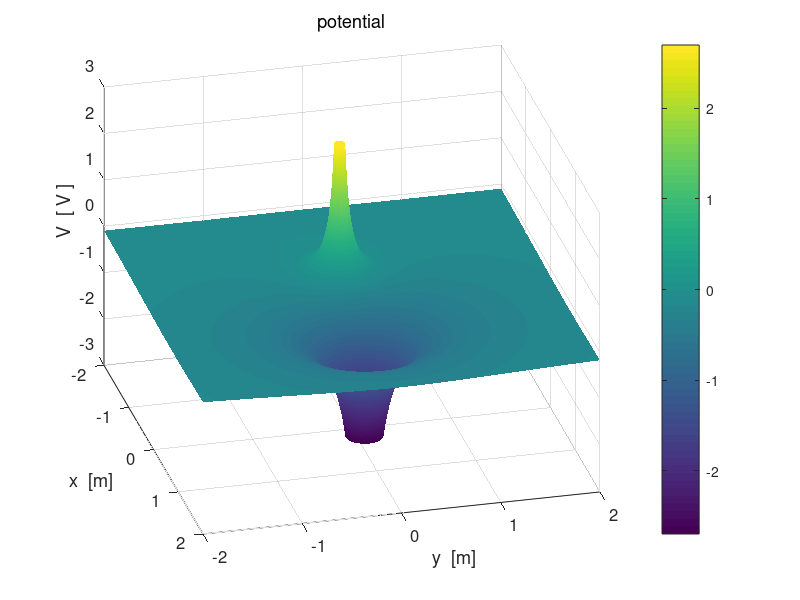

Reproduce this figure in MATLAB. (Note: this script raises an error after producing the figure.)
% cemVE04.m
% 8 april 2016
% Ian Cooper
% School of Physics, University of Sydney
% https://d-arora.github.io/Doing-Physics-With-Matlab/

% Potential and Electric Field in [2D] region
% 2 charges placesd along X axis
% Dipole / charges of the same charge / charges of different magnitudes
% For different charge distributions you need to modify the code for
     % figure 6 - need to adjust the starting postions of the streamlines
     % need more streamlines for the higer charge --> 
     % density of electric lines proportion to strength of electric field


clear all
close all
clc
tic



% INPUTS  ================================================================

% Number of grid point    [N = 10001]
   N = 1001;
   
% Charge  Q = [10, 0, 0, 0, 0] 
   Q = [+20, -60, 0, 0, 0] .* 1e-6;
   
% Radius of circular charged conductor;   
   a = 0.2;
   
% X & Y components of position of charges  [0, 0, 0, 0, 0]
   xC = [-0.5,  0.5,  0.5, -0.5, 0];
   yC = [ 0,    0,    0,    0,   0];

% 5 random charges   uncomment to run the program for 5 random charges
%   Q = (1 + 9 .* rand(5,1)) .* 1e-6;
%   xC = -2 + 4 .* rand(5,1); 
%   yC = -2 + 4 .* rand(5,1); 

% constants
   eps0 = 8.854e-12;
   kC = 1/(4*pi*eps0);
   
% Dimensions of region / saturation levels
%   [dimensions of region -2 to 2 / minR = 1e-6 / Esat = 1e6 / Vsat = 1e6]
   minX = -2;  
   maxX =  2;
   minY = -2;
   maxY =  2;
   minR = 1e-6;
   minRx = 1e-6;
   minRy = 1e-6;
   Vsat = kC * max(abs(Q)) / a;
   Esat = kC * max(abs(Q)) / a^2;
   
% SETUP  =================================================================
   
  % fields
    V = zeros(N,N);
    Ex = zeros(N,N); Ey = zeros(N,N);
  % [2D] region
    x  = linspace(minX,maxX,N);
    y = linspace(minY, maxY,N);
    
  % color of charged object  +  red   /   - black
    col1 = [1 0 0];
    col2 = [0 0 0];
    %if Q(1) < 0; col1 = [0 0 0]; end;
        
  % grid positions
    [xG, yG] = meshgrid(x,y);


% CALCULATION: POTENTIAL & ELECTRIC FIELD ================================

for n = 1 : 2
   Rx = xG - xC(n);
   Ry = yG - yC(n);
   
   index = find(abs(Rx)+ abs(Ry) == 0); 
   Rx(index) = minRx;  Ry(index) = minRy;
   
   R = sqrt(Rx.^2 + Ry.^2);
   R(R==0) = minR;
   V = V + kC .* Q(n) ./ (R);
   
   R3 = R.^3;
   Ex = Ex + kC .* Q(n) .* Rx ./ R3;
   Ey = Ey + kC .* Q(n) .* Ry ./ R3;
end

   if max(max(V)) >=  Vsat; V(V > Vsat)  = Vsat; end;
   if min(min(V)) <= -Vsat; V(V < -Vsat) = -Vsat; end;

   E = sqrt(Ex.^2 + Ey.^2);
   if max(max(E)) >=  Esat; E(E >  Esat)  =  Esat; end;
   if min(min(E)) <= -Esat; E(E < -Esat)  = -Esat; end;
   
   if max(max(Ex)) >=  Esat; Ex(Ex >  Esat)  =  Esat; end;
   if min(min(Ex)) <= -Esat; Ex(Ex < -Esat)  = -Esat; end;
   
   if max(max(Ey)) >=  Esat; Ey(Ey >  Esat)  =  Esat; end;
   if min(min(Ey)) <= -Esat; Ey(Ey < -Esat)  = -Esat; end;
   

% GRAPHICS ===============================================================

%%

figure(1)   % 11111111111111111111111111111111111111111111111111111111111
   set(gcf,'units','normalized','position',[0.01 0.52 0.23 0.32]);
   surf(xG,yG,V./1e6);
   
   xlabel('x  [m]'); ylabel('y  [m]'); zlabel('V  [ V ]');
   title('potential','fontweight','normal');
   
   rotate3d
   view(76,32);
   set(gca,'fontsize',12)
   set(gca,'xLim',[-2, 2]); set(gca,'yLim',[-2, 2]);
   
   shading interp;
   h = colorbar;
   h.Label.String = 'V   [ MV ]';
   colormap(parula);
   axis square
   box on

%%   
figure(2)   %2222222222222222222222222222222222222222222222222222222222222
   set(gcf,'units','normalized','position',[0.25 0.52 0.23 0.32]);
   zP = V./1e6;
   contourf(xG,yG,zP,16);
   %set(gca,'xLim',[-5,5]); set(gca,'yLim', [-5, 5]);
   %set(gca,'xTick',-5:5); set(gca,'yTick', -5:5);
   hold on
   
   % charged conductors 
      col = col1;
      if Q(1) < 0; col = col2; end;
      
      pos1 = [-a+xC(1), -a, 2*a, 2*a];
      h = rectangle('Position',pos1,'Curvature',[1,1]);
      set(h,'FaceColor',col,'EdgeColor',col);
      col = col1;
      if Q(2) < 0; col = col2; end;
      pos2 = [-a-xC(1), -a, 2*a, 2*a];
      h = rectangle('Position',pos2,'Curvature',[1,1]);
      set(h,'FaceColor',col,'EdgeColor',col);
   
   xlabel('x  [m]'); ylabel('y  [m]');
   title('potential','fontweight','normal');
      
   shading interp
   h = colorbar;
   h.Label.String = 'V   [ MV ]';
   colormap(parula);
   
   
   set(gca,'fontsize',12);
   axis square
   box on

%%

figure(3)   % 33333333333333333333333333333333333333333333333333333333333
   set(gcf,'units','normalized','position',[0.49 0.52 0.23 0.32]);
       c = 0; yStep = zeros(1,5);
       
      for n = ceil(N/2) : ceil(N/10): N
   %  for n = [1 11 21 31 41 51]
        xP = xG(n,:); yP = V(n,:)./1e6;
        plot(xP,yP,'linewidth',2);
        hold on
        c = c+1;
        yStep(c) = yG(n,1);
     end
     
       %tt = num2str(yStep,2);
       %tm1 = 'y  =  ';
       %tm2 = tt;
       %tm = [tm1 tm2];
       tm = 'Potential profiles for different y values';
       xlabel('x  [m]'); ylabel('V  [ MV ]');
       set(gca,'fontsize',12)  
       h_title = title(tm);
       set(h_title,'fontsize',12,'FontWeight','normal');
       %set(gca,'xTick',-5:5);
       tm1 = num2str(yStep(1),2);
       tm2 = num2str(yStep(2),2); tm3 = num2str(yStep(3),2);
       tm4 = num2str(yStep(4),2);  tm5 = num2str(yStep(5),2);
       %tm6 = num2str(yStep(6),3);
       h = legend(tm1,tm2,tm3,tm4,tm5,'Orientation','horizontal');
       set(h,'Location','northOutside');
      % 
%%
figure(4)   % 4444444444444444444444444444444444444444444444444444444444
     set(gcf,'units','normalized','position',[0.73 0.52 0.23 0.32]);
     
     c = 0; yStep = zeros(1,5);
     for n = ceil(N/2) : ceil(N/10): N
   %  for n = [1 11 21 31 41 51]
        xP = xG(n,:); yP = E(n,:)./1e6;
        plot(xP,yP,'linewidth',2);
        hold on
        c = c+1;
        yStep(c) = yG(n,1);
     end
     
    xlabel('x  [m]'); ylabel('| E |  [ MV/m ]');
    tm = '| E | profiles for different y values';
    h = title(tm);
    set(h,'fontsize',12,'FontWeight','normal');
       
    tm1 = num2str(yStep(1),2);
    tm2 = num2str(yStep(2),2); tm3 = num2str(yStep(3),2);
    tm4 = num2str(yStep(4),2);  tm5 = num2str(yStep(5),2);
    h = legend(tm1,tm2,tm3,tm4,tm5);
    set(h,'Orientation','horizontal','Location','northOutside'); 
       
    set(gca,'fontsize',12);
    box on;

%%    
figure(5)   % 5555555555555555555555555555555555555555555555555555555555
set(gcf,'units','normalized','position',[0.01 0.1 0.23 0.32]);
   surf(xG,yG,E./1e6);
   
   xlabel('x  [m]'); ylabel('y  [m]'); zlabel('E  [ V / m ]');
   title('electric field | E |','fontweight','normal');
   
  
   colorbar
   shading interp
   h =  colorbar;
   h.Label.String = '| E |   [ MV/m ]';
   rotate3d
   view(30,50);
   
   axis square
   set(gca,'fontsize',12) 
   box on
   
%%
figure(6)   % 66666666666666666666666666666666666666666666666666666666666
   set(gcf,'units','normalized','position',[0.25 0.1 0.23 0.32]);  
   contourf(xG,yG,V./1e6,12)
      
   xlabel('x  [m]'); ylabel('y  [m]');
   title('potential','fontweight','normal');
  
   hold on
     
   % Electric field lines
   %     need to reverse the direction of streamlines for neg charges
  
% Charge 1 
      
      ang = linspace(0, 360, 11);
     
      if Q(1) > 0;
          p3 = Ex; p4 = Ey;
      else 
          p3 = -Ex; p4 = -Ey;
      end
      sx = xC(1) + a .* cosd(ang); sy = a .* sind(ang);
      h = streamline(xG,yG,p3,p4,sx,sy);
      set(h,'linewidth',2,'color',[1 1 1]);
          
% Charge 2 
     ang = linspace(75,285,21);
     if Q(2) > 0;
         p3 = Ex; p4 = Ey;
     else 
         p3 = -Ex; p4 = -Ey;
     end
      
      sx = xC(2) - a .* cosd(ang); sy = a .* sind(ang);
      h = streamline(xG,yG,p3,p4,sx,sy);
      set(h,'linewidth',2,'color',[1 1 1]);
      
      
% charged conductors
      col = col1;
      if Q(1) < 0; col = col2; end;
      pos1 = [-a+xC(1), -a, 2*a, 2*a];
      h = rectangle('Position',pos1,'Curvature',[1,1]);
      set(h,'FaceColor',col,'EdgeColor',col);
      
      col = col1;
      if Q(2) < 0; col = col2; end;
      pos2 = [-a-xC(1), -a, 2*a, 2*a];
      h = rectangle('Position',pos2,'Curvature',[1,1]);
      set(h,'FaceColor',col,'EdgeColor',col); 
        
   shading interp
   h = colorbar;
   h.Label.String = 'V   [ MV ]';
   h = colormap('parula');
   beta = 0.5;
   brighten(h,beta);
      
   set(gca,'xLim',[minX,maxX]); set(gca,'yLim', [minY, maxY]);
  
   axis square;
   box on;
     
%%
figure(7)   % 7777777777777777777777777777777777777777777777777777777777
   set(gcf,'units','normalized','position',[0.49 0.1 0.23 0.32]);
   pcolor(xG,yG,E./1e6);
   
   xlabel('x  [m]'); ylabel('y  [m]');
   title('electric field | E | ','fontweight','normal');
   
   %set(gca,'xLim',[-5,5]); set(gca,'yLim', [-5, 5]);
   %set(gca,'xTick',-5:5); set(gca,'yTick', -5:5);
   
   shading interp
   h = colorbar;
   h.Label.String = '|E|   [ MV/m ]';
   
   axis square
   set(gca,'fontsize',12)
   box on   
   

 
%%       
figure(8)    % 8888888888888888888888888888888888888888888888888888888888
     set(gcf,'units','normalized','position',[0.73 0.1 0.23 0.32]); 
     hold on
     index1 = 51 : 50 : 951;
     index1 = [index1 500 502];
     index2 = index1;
          
     p1 = xG(index1, index2); p2 = yG(index1, index2);
     
     % scaling of electric field lines: unit length
        p3 = Ex(index1, index2)./(E(index1,index2));
        p4 = Ey(index1, index2)./(E(index1,index2));
     % no scaling of electric field lines
     %  p3 = Ex(index1, index2); p4 = Ey(index1, index2); 
     
     h = quiver(p1,p2,p3,p4,'autoscalefactor',0.8);
     set(h,'color',[0 0 1],'linewidth',1.2)
     
      hold on
      
      % charged conductors
      col = col1;
      if Q(1) < 0; col = col2; end;
      pos1 = [-a+xC(1), -a, 2*a, 2*a];
      h = rectangle('Position',pos1,'Curvature',[1,1]);
      set(h,'FaceColor',col,'EdgeColor',col);
      
      col = col1;
      if Q(2) < 0; col = col2; end;
      pos2 = [-a-xC(1), -a, 2*a, 2*a];
      h = rectangle('Position',pos2,'Curvature',[1,1]);
      set(h,'FaceColor',col,'EdgeColor',col);
     
     xlabel('x  [m]'); ylabel('y  [m]');
     title('direction of scaled E at grid points','fontweight','normal');
     
     set(gca,'xLim',[-2,2]); set(gca,'yLim', [-2, 2]);
     axis([-2 2 -2 2]);
     axis equal
     box on
 
     %%

     toc
     
   
